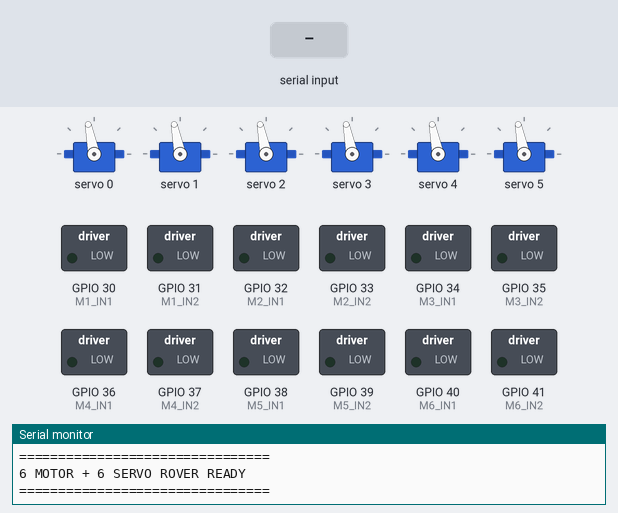
Simulated run of this sketch. Board: ESP32. Parts: 6 × servo, switched loads named in the sketch (green lamp = pin HIGH), the last lines printed to the serial monitor. The inputs (shaded band) are chosen by the test bench.

Above: at 1.7 s.
1.8 s: "90,45\n" received over the second serial link
At 2.8 s:
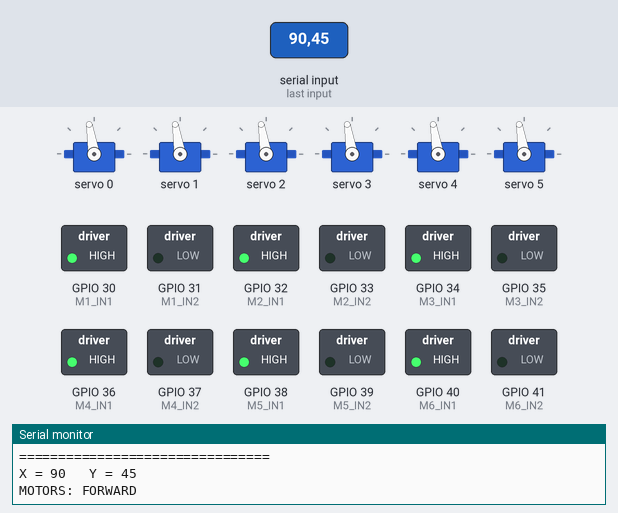
3.3 s: "30,150\n" received over the second serial link
At 3.9 s:
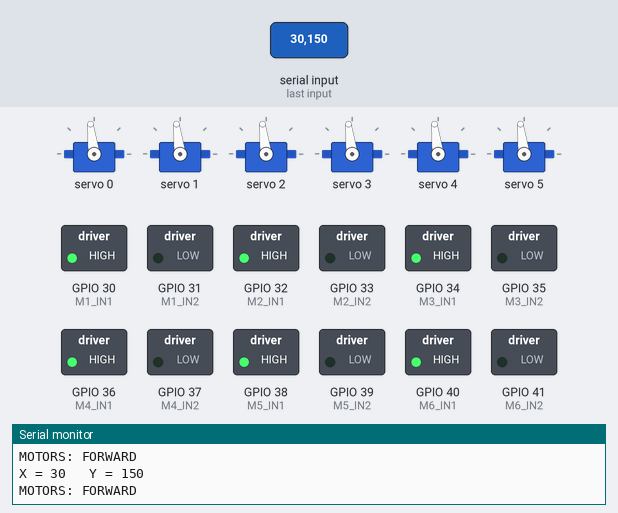
Timing chart, 0 to 6.3 s (numbered marks = the images above; inputs shaded):
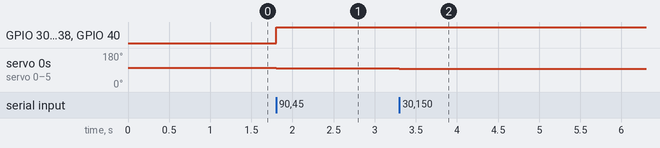

The sketch:

Complete_Arduinocode.ino
```cpp
#include <Wire.h>
#include <Adafruit_PWMServoDriver.h>

// =====================================================
// PCA9685
// =====================================================

Adafruit_PWMServoDriver pwm = Adafruit_PWMServoDriver(0x40);

#define SERVOMIN 150
#define SERVOMAX 500

#define SERVO_MIN_ANGLE 30
#define SERVO_MAX_ANGLE 150

#define SERVO_STEP 2

int servoAngle[6] = {
  90, 90, 90, 90, 90, 90
};

// =====================================================
// JOYSTICK
// =====================================================

#define JOY_X_CENTER 2928
#define JOY_Y_CENTER 2830

#define JOY_DEADZONE 300

// =====================================================
// DRV8833 #1
// M1 = Front Left
// M2 = Front Right
// =====================================================

#define M1_IN1 30   // N1
#define M1_IN2 31   // N2

#define M2_IN1 32   // N3
#define M2_IN2 33   // N4


// =====================================================
// DRV8833 #2
// M3 = Center Left
// M4 = Center Right
// =====================================================

#define M3_IN1 34   // N1
#define M3_IN2 35   // N2

#define M4_IN1 36   // N3
#define M4_IN2 37   // N4


// =====================================================
// DRV8833 #3
// M5 = Rear Left
// M6 = Rear Right
// =====================================================

#define M5_IN1 38   // N1
#define M5_IN2 39   // N2

#define M6_IN1 40   // N3
#define M6_IN2 41   // N4


// =====================================================
// MOTOR FUNCTION
// =====================================================

void motor(int in1, int in2, int direction) {

  if (direction > 0) {

    // FORWARD
    digitalWrite(in1, HIGH);
    digitalWrite(in2, LOW);

  }

  else if (direction < 0) {

    // BACKWARD
    digitalWrite(in1, LOW);
    digitalWrite(in2, HIGH);

  }

  else {

    // STOP
    digitalWrite(in1, LOW);
    digitalWrite(in2, LOW);
  }
}


// =====================================================
// ALL MOTORS FORWARD
// =====================================================

void forward() {

  motor(M1_IN1, M1_IN2, 1);
  motor(M2_IN1, M2_IN2, 1);

  motor(M3_IN1, M3_IN2, 1);
  motor(M4_IN1, M4_IN2, 1);

  motor(M5_IN1, M5_IN2, 1);
  motor(M6_IN1, M6_IN2, 1);

  Serial.println("MOTORS: FORWARD");
}


// =====================================================
// ALL MOTORS BACKWARD
// =====================================================

void backward() {

  motor(M1_IN1, M1_IN2, -1);
  motor(M2_IN1, M2_IN2, -1);

  motor(M3_IN1, M3_IN2, -1);
  motor(M4_IN1, M4_IN2, -1);

  motor(M5_IN1, M5_IN2, -1);
  motor(M6_IN1, M6_IN2, -1);

  Serial.println("MOTORS: BACKWARD");
}


// =====================================================
// STOP ALL MOTORS
// =====================================================

void stopMotors() {

  motor(M1_IN1, M1_IN2, 0);
  motor(M2_IN1, M2_IN2, 0);

  motor(M3_IN1, M3_IN2, 0);
  motor(M4_IN1, M4_IN2, 0);

  motor(M5_IN1, M5_IN2, 0);
  motor(M6_IN1, M6_IN2, 0);

  Serial.println("MOTORS: STOP");
}


// =====================================================
// SERVO ANGLE
// =====================================================

void setServoAngle(uint8_t channel, int angle) {

  angle = constrain(
    angle,
    SERVO_MIN_ANGLE,
    SERVO_MAX_ANGLE
  );

  int pulse = map(
    angle,
    0,
    180,
    SERVOMIN,
    SERVOMAX
  );

  pwm.setPWM(
    channel,
    0,
    pulse
  );
}


// =====================================================
// MOVE ALL SERVOS LEFT
// =====================================================

void moveServosLeft() {

  for (int i = 0; i < 6; i++) {

    servoAngle[i] -= SERVO_STEP;

    servoAngle[i] = constrain(
      servoAngle[i],
      SERVO_MIN_ANGLE,
      SERVO_MAX_ANGLE
    );

    setServoAngle(
      i,
      servoAngle[i]
    );
  }
}


// =====================================================
// MOVE ALL SERVOS RIGHT
// =====================================================

void moveServosRight() {

  for (int i = 0; i < 6; i++) {

    servoAngle[i] += SERVO_STEP;

    servoAngle[i] = constrain(
      servoAngle[i],
      SERVO_MIN_ANGLE,
      SERVO_MAX_ANGLE
    );

    setServoAngle(
      i,
      servoAngle[i]
    );
  }
}


// =====================================================
// CENTER ALL SERVOS
// =====================================================

void centerServos() {

  for (int i = 0; i < 6; i++) {

    servoAngle[i] = 90;

    setServoAngle(
      i,
      servoAngle[i]
    );
  }
}


// =====================================================
// SETUP
// =====================================================

void setup() {

  Serial.begin(115200);

  // ESP32 receiver → Mega RX1
  Serial1.begin(115200);


  // ===================================================
  // MOTOR PINS
  // ===================================================

  pinMode(M1_IN1, OUTPUT);
  pinMode(M1_IN2, OUTPUT);

  pinMode(M2_IN1, OUTPUT);
  pinMode(M2_IN2, OUTPUT);

  pinMode(M3_IN1, OUTPUT);
  pinMode(M3_IN2, OUTPUT);

  pinMode(M4_IN1, OUTPUT);
  pinMode(M4_IN2, OUTPUT);

  pinMode(M5_IN1, OUTPUT);
  pinMode(M5_IN2, OUTPUT);

  pinMode(M6_IN1, OUTPUT);
  pinMode(M6_IN2, OUTPUT);


  // Start with all motors stopped
  stopMotors();


  // ===================================================
  // PCA9685
  // ===================================================

  pwm.begin();

  pwm.setOscillatorFrequency(27000000);

  pwm.setPWMFreq(50);

  delay(500);


  // Center all servos
  centerServos();


  Serial.println();
  Serial.println("================================");
  Serial.println("6 MOTOR + 6 SERVO ROVER READY");
  Serial.println("================================");
}


// =====================================================
// MAIN LOOP
// =====================================================

void loop() {

  if (Serial1.available()) {

    String received = Serial1.readStringUntil('\n');

    received.trim();


    // Find comma between X and Y
    int comma = received.indexOf(',');


    if (comma != -1) {

      int x = received.substring(
        0,
        comma
      ).toInt();

      int y = received.substring(
        comma + 1
      ).toInt();


      Serial.print("X = ");
      Serial.print(x);

      Serial.print("   Y = ");
      Serial.println(y);


      // =============================================
      // MOTOR CONTROL - Y AXIS
      // =============================================

      if (y < JOY_Y_CENTER - JOY_DEADZONE) {

        // UP
        forward();
      }

      else if (y > JOY_Y_CENTER + JOY_DEADZONE) {

        // DOWN
        backward();
      }

      else {

        // CENTER
        stopMotors();
      }


      // =============================================
      // SERVO CONTROL - X AXIS
      // =============================================

      if (x < JOY_X_CENTER - JOY_DEADZONE) {

        // LEFT
        moveServosLeft();
      }

      else if (x > JOY_X_CENTER + JOY_DEADZONE) {

        // RIGHT
        moveServosRight();
      }

      // When X is centered:
      // servos HOLD their current position.
    }
  }
}
```

Measured:
- after the input at 1.8 s, GPIO 30 (M1_IN1), GPIO 32 (M2_IN1), GPIO 34 (M3_IN1), GPIO 36 (M4_IN1), GPIO 38 (M5_IN1), GPIO 40 (M6_IN1): LOW → HIGH at once; servo 0–5: 101° → 99° at once
- after the input at 3.3 s, servo 0–5: 99° → 97° at once
